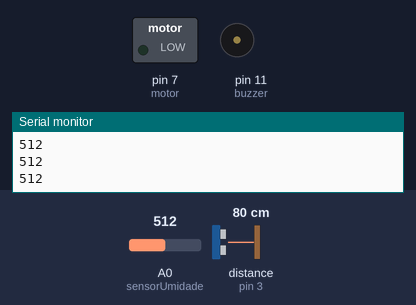
A sketch run on a simulated Arduino Uno, built with avr-gcc and run on an emulated ATmega328P. Shown: switched loads named in the sketch (green lamp = pin HIGH), buzzer (waves = sounding), the last lines printed to the serial monitor. The inputs (shaded band) are chosen by the test bench; at power-on: A0 (sensorUmidade) = 512, distance to the obstacle (sensor on pin 3) 80 cm.

Above: at 1.2 s.
1.3 s: A0 (sensorUmidade) set to 690
2.8 s: A0 (sensorUmidade) set to 714
At 4.0 s:
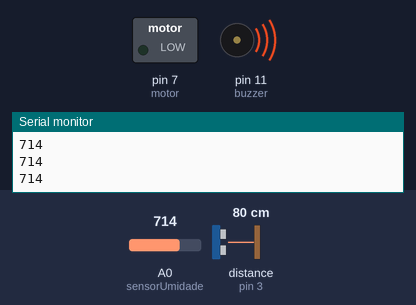
4.3 s: distance to the obstacle (sensor on pin 3) set to 33 cm
5.8 s: distance to the obstacle (sensor on pin 3) set to 26 cm
At 6.2 s:
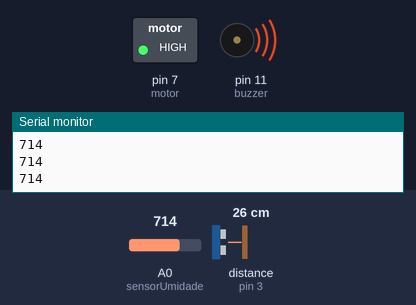
7.3 s: A0 (sensorUmidade) set to 511
At 8.5 s:
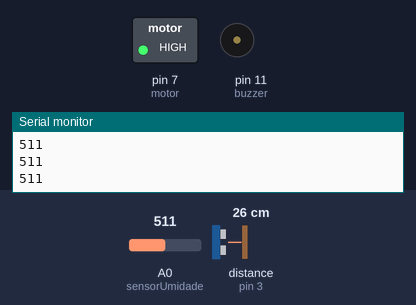
8.8 s: A0 (sensorUmidade) set to 710
At 9.9 s:
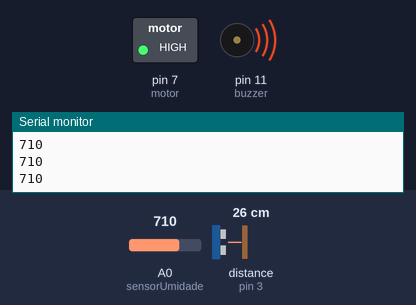
Timing chart, 0 to 11.3 s (numbered marks = the images above; inputs shaded):
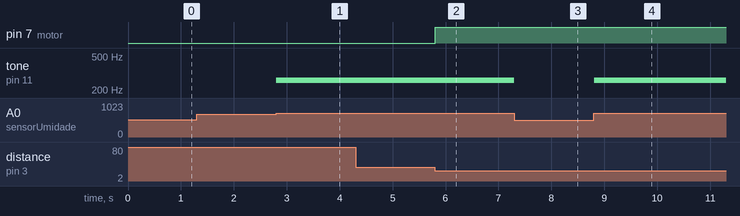

Measured:
- the behaviour switches between 700 and 701 on A0 (sensorUmidade) (found by bisection; images 0 and 1)
- the behaviour switches between 30 and 29 cm on distance to the obstacle (sensor on pin 3) (found by bisection; images 1 and 2)
- after the input at 2.8 s, tone on pin 11 (buzzer): silent → 261 Hz at once
- after the input at 5.8 s, pin 7 (motor): LOW → HIGH at once
- after the input at 7.3 s, tone on pin 11 (buzzer): 261 Hz → silent at once
- after the input at 8.8 s, tone on pin 11 (buzzer): silent → 261 Hz at once

The sketch:

projeto3e4.ino
```cpp
#include <Ultrasonic.h>
Ultrasonic sensorDist(2,3);

int sensorUmidade = A0;
int buzzer = 11;

int motor = 7;

int nivel;
int distancia;

void setup() {
  Serial.begin(9600);
  pinMode(sensorUmidade, INPUT);
  pinMode(buzzer, OUTPUT);
  pinMode(motor, OUTPUT);
}

void loop() {
  nivel = analogRead(sensorUmidade);
  Serial.println(nivel);

  if (nivel > 700) {
    tone(buzzer, 261);
  } else {
    noTone(buzzer);
  }

  distancia = sensorDist.read();
  if(distancia < 30){
    digitalWrite(motor, HIGH);
  } else {
    digitalWrite(motor, LOW);
  }
}
```
